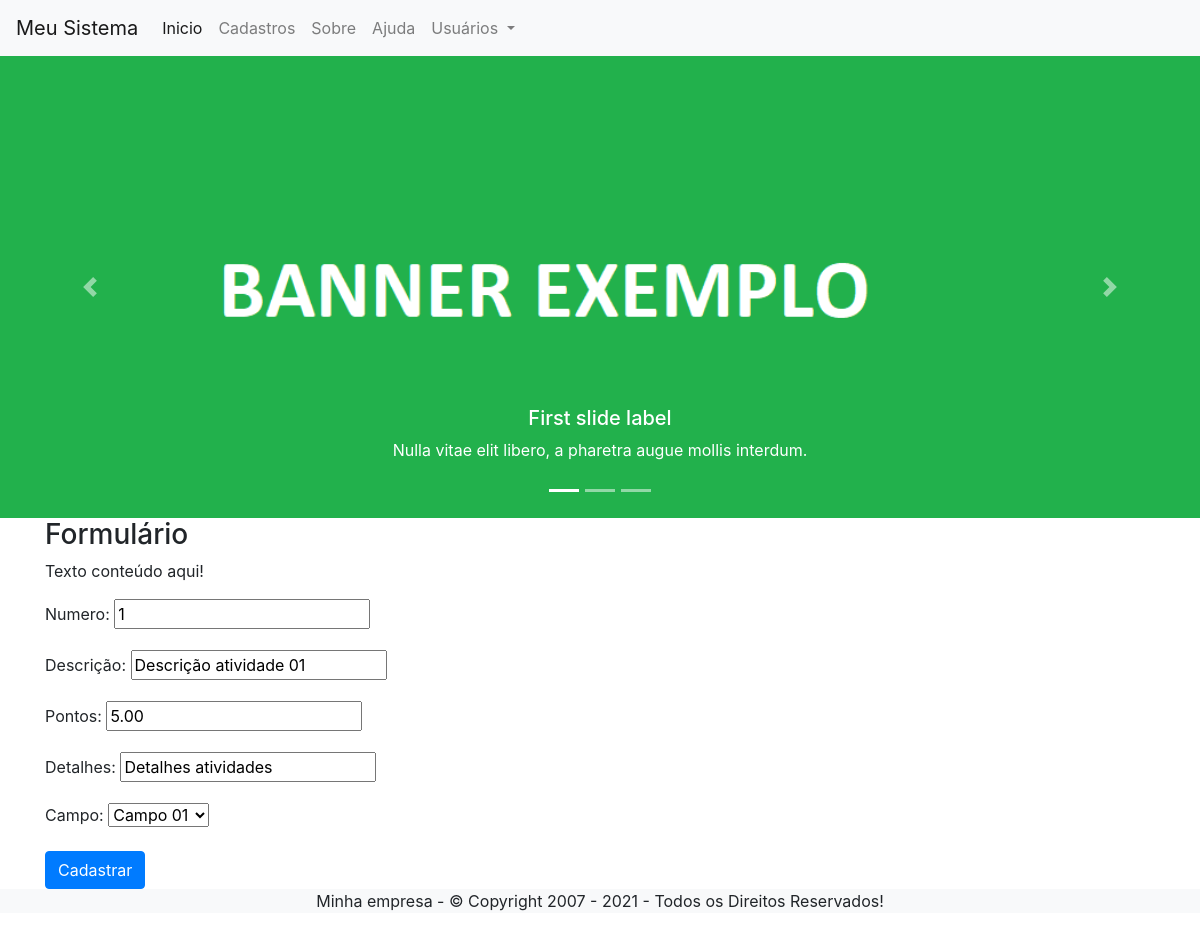
/editar/atividade/2/, run on an earlier commit of the app's database.
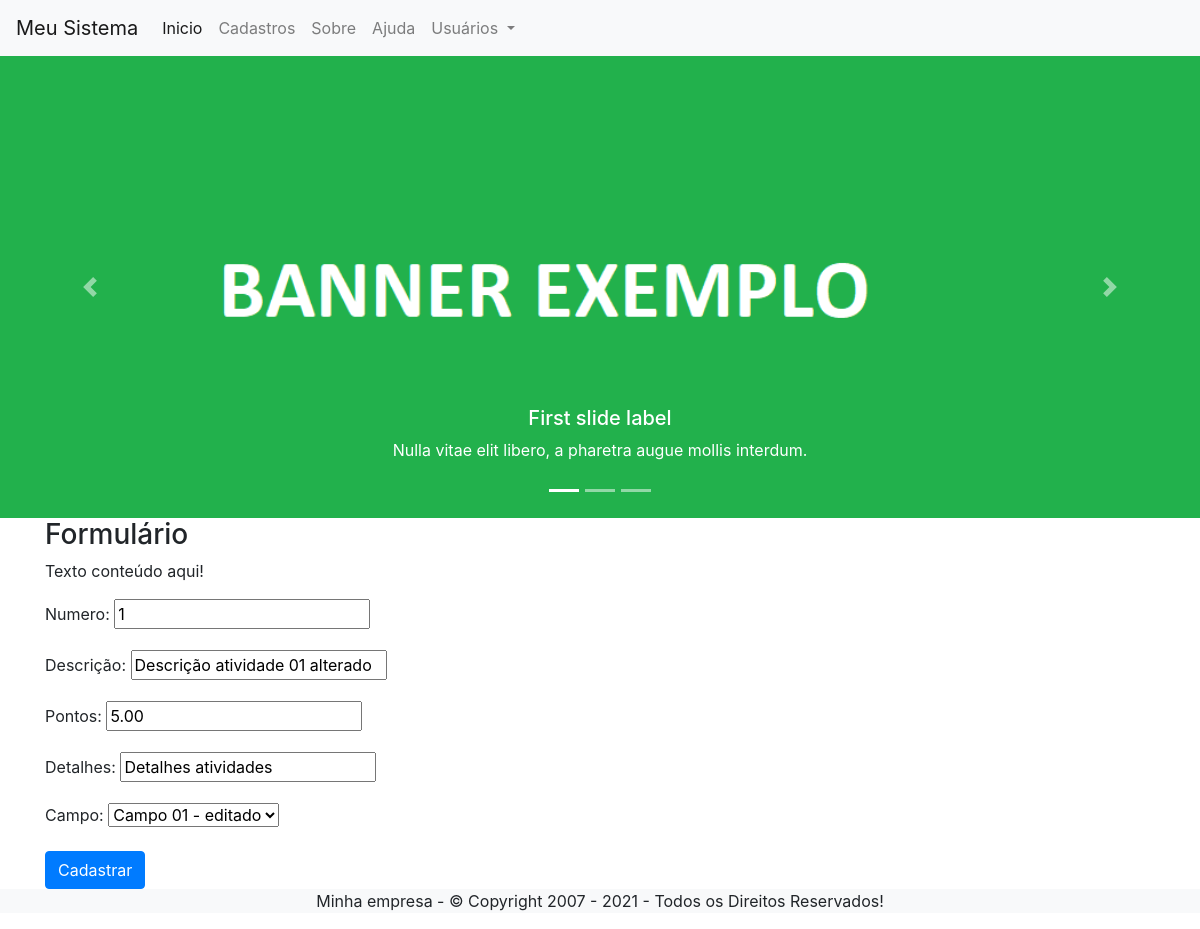
And on a later commit of the database.
### cadastros/models.py (models this page shows, shortened)
class Atividade(models.Model):
    numero = models.IntegerField()
    descricao = models.CharField('descrição', max_length=100)
    pontos = models.DecimalField(decimal_places=2, max_digits=8)
    detalhes = models.CharField('detalhes', max_length=100)
    campo = models.ForeignKey('Campo', on_delete=models.PROTECT)

### cadastros/views.py (the view)
# urls.py: path('editar/atividade/<int:pk>/', AtividadeUpdate.as_view(), name='editar-atividade'),
class AtividadeUpdate(UpdateView):
    model = Atividade
    fields = ['numero', 'descricao', 'pontos', 'detalhes', 'campo']
    template_name = 'cadastros/form.html'
    success_url = reverse_lazy('index')

### cadastros/models.py (called while the page is built)
    def __str__(self):
        return self.nome

### cadastros/templates/cadastros/form.html (shortened to what this page needs)
{% extends 'modelo.html' %}
{% load static %}
{% block conteudo %}
    <h3>Formulário</h3>
    <p>Texto conteúdo aqui!</p>
    <form action="" method="POST">
        {{ form.as_p }}
        <button type="submit" class="btn btn-primary">Cadastrar</button>
    </form>
{% endblock %}

### paginas/templates/modelo.html (shortened to what this page needs)
{% load static %}
<!DOCTYPE html>
<html lang="pt-br">
<head>
    <link rel="stylesheet" href="{% static 'css/bootstrap.min.css' %}">
</head>
<body>
    {% block menu %}
    <nav class="navbar navbar-expand-lg navbar-light bg-light">
        <a class="navbar-brand" href="{% url 'index' %}">Meu Sistema</a>
        <div class="collapse navbar-collapse" id="navbarNavDropdown">
          <ul class="navbar-nav">
            <li class="nav-item active">
              <a class="nav-link" href="{% url 'index' %}">Inicio <span class="sr-only">(current)</span></a>
            </li>
            <li class="nav-item">
              <a class="nav-link" href="#">Cadastros</a>
            </li>
            <li class="nav-item">
              <a class="nav-link" href="{% url 'sobre' %}">Sobre</a>
            </li>
            <li class="nav-item">
              <a class="nav-link" href="#">Ajuda</a>
            </li>
            <li class="nav-item dropdown">
              <a class="nav-link dropdown-toggle" href="#" id="navbarDropdownMenuLink" data-toggle="dropdown" aria-haspopup="true" aria-expanded="false">
                Usuários
              </a>
            </li>
          </ul>
        </div>
      </nav>
    {% endblock %}
    {% block banner_topo %}
    <div class="bd-example">
      <div id="carouselExampleCaptions" class="carousel slide" data-ride="carousel">
        <ol class="carousel-indicators">
          <li data-target="#carouselExampleCaptions" data-slide-to="0" class="active"></li>
          <li data-target="#carouselExampleCaptions" data-slide-to="1"></li>
          <li data-target="#carouselExampleCaptions" data-slide-to="2"></li>
        </ol>
        <div class="carousel-inner">
          <div class="carousel-item active">
            <img src="{% static 'img/banner.png' %}" class="d-block w-100" alt="...">
            <div class="carousel-caption d-none d-md-block">
              <h5>First slide label</h5>
              <p>Nulla vitae elit libero, a pharetra augue mollis interdum.</p>
            </div>
          </div>
        </div>
        <a class="carousel-control-prev" href="#carouselExampleCaptions" role="button" data-slide="prev">
          <span class="carousel-control-prev-icon" aria-hidden="true"></span>
        </a>
        <a class="carousel-control-next" href="#carouselExampleCaptions" role="button" data-slide="next">
          <span class="carousel-control-next-icon" aria-hidden="true"></span>
        </a>
      </div>
    </div>
    {% endblock %}
    <div class="container">
        {% block conteudo %}{% endblock %}
    </div>
    {% block rodape %}
        <div class="bg-light">
           <p align="center">Minha empresa - © Copyright 2007 - 2021 - Todos os Direitos Reservados!</p>
        </div>
    {% endblock %}
</body>
</html>

What changed in the data, as far as the page shows it:
changed Atividade "Detalhes atividades": descricao "Descrição atividade 01" → "Descrição atividade 01 alterado"; campo "Campo 01" → "Campo 01 - editado"
